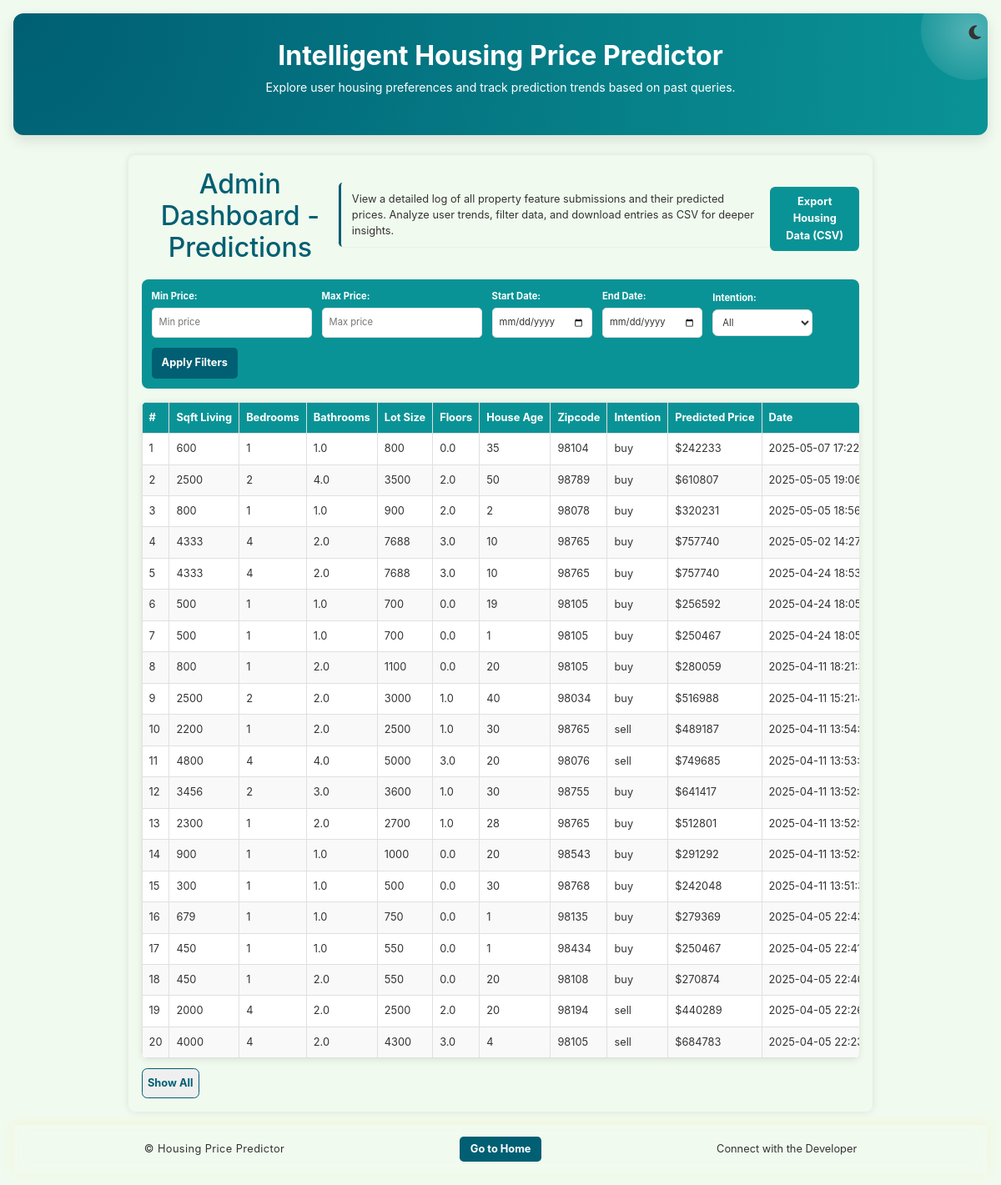
The page /admin on the database as committed earlier.
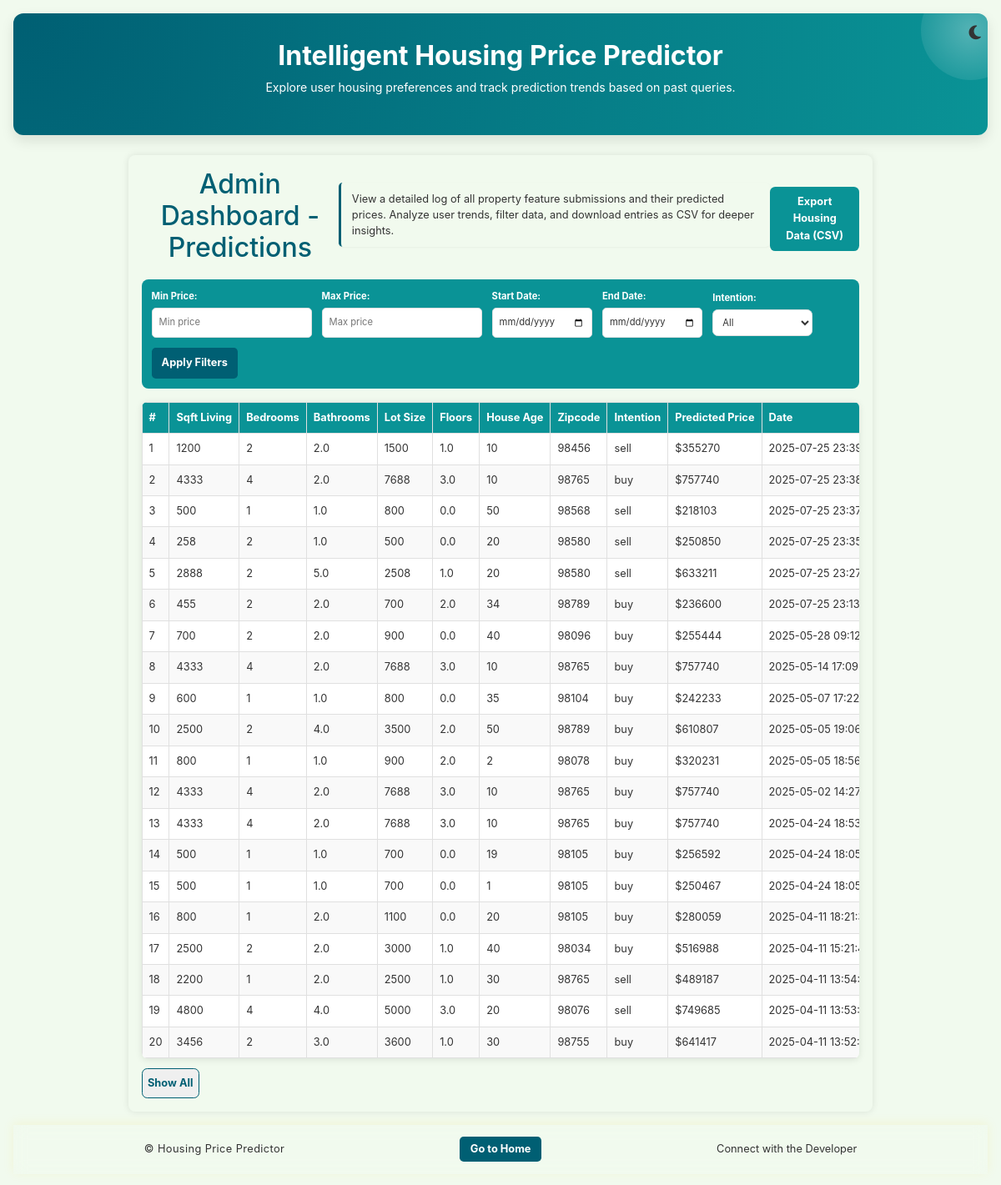
The same page on the database as committed later.
### tables this page shows
CREATE TABLE queries (
                id INTEGER PRIMARY KEY AUTOINCREMENT,
                sqft_living INTEGER NOT NULL,
                no_of_bedrooms INTEGER NOT NULL,
                no_of_bathrooms REAL NOT NULL,
                sqft_lot INTEGER NOT NULL,
                no_of_floors REAL NOT NULL,
                house_age INTEGER NOT NULL,
                zipcode INTEGER NOT NULL,
                purpose TEXT NOT NULL,
                predicted_price REAL NOT NULL,
                timestamp TIMESTAMP DEFAULT CURRENT_TIMESTAMP  
            );

### app/routes.py (the view)
@app.route('/admin')
def admin_dashboard():
    try:
        predictions = get_all_queries()
        app.logger.debug(f"Fetched {len(predictions)} predictions for admin dashboard")
        return render_template('admin.html', predictions=predictions)
    except Exception as e:
        error_msg = f"Error fetching predictions: {str(e)}"
        app.logger.error(error_msg)
        flash(error_msg, "danger")
        return render_template('admin.html', predictions=[])

### app/database.py (called while the page is built)
def convert_to_nairobi(utc_timestamp):
    if utc_timestamp:
        try:
            utc_time = datetime.strptime(utc_timestamp, '%Y-%m-%d %H:%M:%S')
            utc_time = pytz.utc.localize(utc_time)
            nairobi_time = utc_time.astimezone(pytz.timezone('Africa/Nairobi'))
            return nairobi_time.strftime('%Y-%m-%d %H:%M:%S')
        except Exception as e:
            logging.error("Error converting time: %s", e)
            return utc_timestamp
    return None

### app/templates/admin.html (shortened to what this page needs)
{% extends 'layout.html' %}
{% block content %}
<div class="admin-container">
    <div class="header-section">
        <h1>Admin Dashboard - Predictions</h1>
        <p class="dashboard-description">
            View a detailed log of all property feature submissions and their predicted prices.
            Analyze user trends, filter data, and download entries as CSV for deeper insights.
        </p>
        <button id="downloadCSV" class="download-button">Export Housing Data (CSV)</button>
    </div>
<div class="filters">
    <div>
        <label for="minPrice">Min Price:</label>
        <input type="number" id="minPrice" placeholder="Min price">
    </div>
    <div>
        <label for="maxPrice">Max Price:</label>
        <input type="number" id="maxPrice" placeholder="Max price">
    </div>
    <div>
        <label for="startDate">Start Date:</label>
        <input type="date" id="startDate">
    </div>
    <div>
        <label for="endDate">End Date:</label>
        <input type="date" id="endDate">
    </div>
    <div>
        <label for="intention">Intention:</label>
        <select id="intention">
            <option value="">All</option>
        </select>
    </div>
    <button id="filterButton" class="button">Apply Filters</button>
</div>
<div class="table-container">
    <table class="admin-table">
        <thead>
            <tr>
                <th>#</th>
                <th>Sqft Living</th>
                <th>Bedrooms</th>
                <th>Bathrooms</th>
                <th>Lot Size</th>
                <th>Floors</th>
                <th>House Age</th>
                <th>Zipcode</th>
                <th>Intention</th>
                <th>Predicted Price</th>
                <th>Date</th>
            </tr>
        </thead>
        <tbody id="predictionsTable">
            {% for prediction in predictions %}
            <tr>
                <td>{{ loop.index }}</td>
                <td>{{ prediction[1] }}</td>
                <td>{{ prediction[2] }}</td>
                <td>{{ prediction[3] }}</td>
                <td>{{ prediction[4] }}</td>
                <td>{{ prediction[5] }}</td>
                <td>{{ prediction[6] }}</td>
                <td>{{ prediction[7] }}</td>
                <td>{{ prediction[8] }}</td>
                <td>${{ prediction[9] | int | string }}</td>
                <td>{{ prediction[10] }}</td>
            </tr>
            {% endfor %}
        </tbody>
    </table>
</div>
    <button id="toggleEntries" class="toggle-button">Show All</button>
</div>
{% endblock %}

Rows that differ between the two databases and show on the page:
no longer on this page (row unchanged): queries: sqft_living "2300", no_of_bedrooms "1", no_of_bathrooms "2.0", sqft_lot "2700", no_of_floors "1.0", house_age "28", zipcode "98765", purpose "buy", predicted_price "512801", timestamp "2025-04-11…"
no longer on this page (row unchanged): queries: sqft_living "900", no_of_bedrooms "1", no_of_bathrooms "1.0", sqft_lot "1000", no_of_floors "0.0", house_age "20", zipcode "98543", purpose "buy", predicted_price "291292", timestamp "2025-04-11…"
no longer on this page (row unchanged): queries: sqft_living "300", no_of_bedrooms "1", no_of_bathrooms "1.0", sqft_lot "500", no_of_floors "0.0", house_age "30", zipcode "98768", purpose "buy", predicted_price "242048", timestamp "2025-04-11…"
no longer on this page (row unchanged): queries: sqft_living "679", no_of_bedrooms "1", no_of_bathrooms "1.0", sqft_lot "750", no_of_floors "0.0", house_age "1", zipcode "98135", purpose "buy", predicted_price "279369", timestamp "2025-04-05…"
no longer on this page (row unchanged): queries: sqft_living "450", no_of_bedrooms "1", no_of_bathrooms "1.0", sqft_lot "550", no_of_floors "0.0", house_age "1", zipcode "98434", purpose "buy", predicted_price "250467", timestamp "2025-04-05…"
no longer on this page (row unchanged): queries: sqft_living "450", no_of_bedrooms "1", no_of_bathrooms "2.0", sqft_lot "550", no_of_floors "0.0", house_age "20", zipcode "98108", purpose "buy", predicted_price "270874", timestamp "2025-04-05…"
no longer on this page (row unchanged): queries: sqft_living "2000", no_of_bedrooms "4", no_of_bathrooms "2.0", sqft_lot "2500", no_of_floors "2.0", house_age "20", zipcode "98194", purpose "sell", predicted_price "440289", timestamp "2025-04-05…"
no longer on this page (row unchanged): queries: sqft_living "4000", no_of_bedrooms "4", no_of_bathrooms "2.0", sqft_lot "4300", no_of_floors "3.0", house_age "4", zipcode "98105", purpose "sell", predicted_price "684783", timestamp "2025-04-05…"
added queries: sqft_living "1200", no_of_bedrooms "2", no_of_bathrooms "2.0", sqft_lot "1500", no_of_floors "1.0", house_age "10", zipcode "98456", purpose "sell", predicted_price "355270", timestamp "2025-07-25…"
added queries: sqft_living "4333", no_of_bedrooms "4", no_of_bathrooms "2.0", sqft_lot "7688", no_of_floors "3.0", house_age "10", zipcode "98765", purpose "buy", predicted_price "757740", timestamp "2025-07-25…"
added queries: sqft_living "500", no_of_bedrooms "1", no_of_bathrooms "1.0", sqft_lot "800", no_of_floors "0.0", house_age "50", zipcode "98568", purpose "sell", predicted_price "218103", timestamp "2025-07-25…"
added queries: sqft_living "258", no_of_bedrooms "2", no_of_bathrooms "1.0", sqft_lot "500", no_of_floors "0.0", house_age "20", zipcode "98580", purpose "sell", predicted_price "250850", timestamp "2025-07-25…"
added queries: sqft_living "2888", no_of_bedrooms "2", no_of_bathrooms "5.0", sqft_lot "2508", no_of_floors "1.0", house_age "20", zipcode "98580", purpose "sell", predicted_price "633211", timestamp "2025-07-25…"
added queries: sqft_living "455", no_of_bedrooms "2", no_of_bathrooms "2.0", sqft_lot "700", no_of_floors "2.0", house_age "34", zipcode "98789", purpose "buy", predicted_price "236600", timestamp "2025-07-25…"
added queries: sqft_living "700", no_of_bedrooms "2", no_of_bathrooms "2.0", sqft_lot "900", no_of_floors "0.0", house_age "40", zipcode "98096", purpose "buy", predicted_price "255444", timestamp "2025-05-28…"
added queries: sqft_living "4333", no_of_bedrooms "4", no_of_bathrooms "2.0", sqft_lot "7688", no_of_floors "3.0", house_age "10", zipcode "98765", purpose "buy", predicted_price "757740", timestamp "2025-05-14…"
